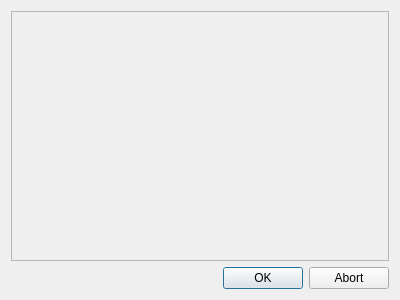
<?xml version="1.0" encoding="UTF-8"?>
<ui version="4.0">
 <class>DialogWarningArmReset</class>
 <widget class="QDialog" name="DialogWarningArmReset">
  <property name="geometry">
   <rect>
    <x>0</x>
    <y>0</y>
    <width>400</width>
    <height>300</height>
   </rect>
  </property>
  <property name="windowTitle">
   <string>Warning!</string>
  </property>
  <layout class="QVBoxLayout" name="verticalLayout">
   <item>
    <widget class="QFrame" name="frame">
     <property name="styleSheet">
      <string notr="true">image: url(:/menu_icons/WarningSignArmReset.png);</string>
     </property>
     <property name="frameShape">
      <enum>QFrame::StyledPanel</enum>
     </property>
     <property name="frameShadow">
      <enum>QFrame::Raised</enum>
     </property>
    </widget>
   </item>
   <item>
    <widget class="QDialogButtonBox" name="buttonBox">
     <property name="orientation">
      <enum>Qt::Horizontal</enum>
     </property>
     <property name="standardButtons">
      <set>QDialogButtonBox::Abort|QDialogButtonBox::Ok</set>
     </property>
     <property name="centerButtons">
      <bool>false</bool>
     </property>
    </widget>
   </item>
  </layout>
 </widget>
 <resources>
  <include location="icons/qt_res.qrc"/>
 </resources>
 <connections>
  <connection>
   <sender>buttonBox</sender>
   <signal>accepted()</signal>
   <receiver>DialogWarningArmReset</receiver>
   <slot>accept()</slot>
   <hints>
    <hint type="sourcelabel">
     <x>248</x>
     <y>254</y>
    </hint>
    <hint type="destinationlabel">
     <x>157</x>
     <y>274</y>
    </hint>
   </hints>
  </connection>
  <connection>
   <sender>buttonBox</sender>
   <signal>rejected()</signal>
   <receiver>DialogWarningArmReset</receiver>
   <slot>reject()</slot>
   <hints>
    <hint type="sourcelabel">
     <x>316</x>
     <y>260</y>
    </hint>
    <hint type="destinationlabel">
     <x>286</x>
     <y>274</y>
    </hint>
   </hints>
  </connection>
 </connections>
</ui>
